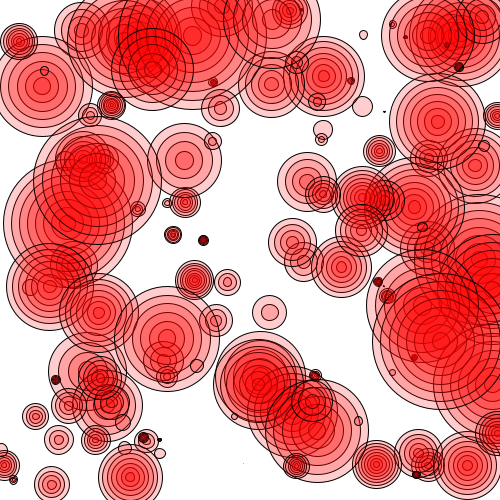
Frame 1 (no input)
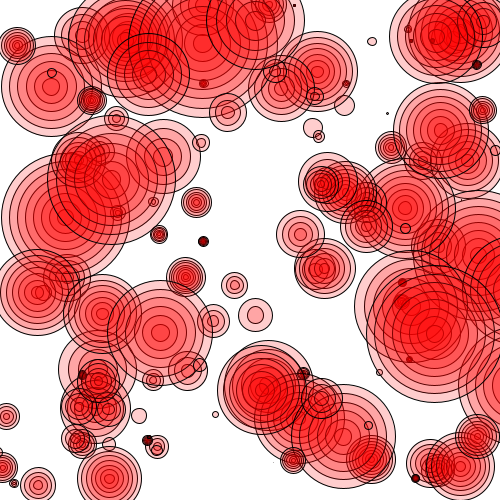
Frame 60 (the mouse pressed at the canvas centre just before this capture)
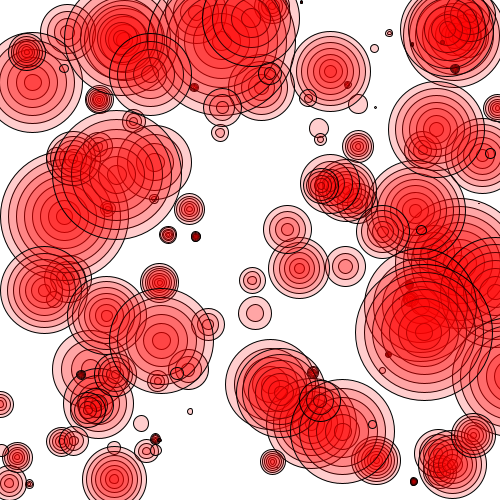
Frame 120 (the mouse held since frame 60 and released just before this capture)

The Processing sketch that drew these frames (run headless with seeded random() and noise(); from frame 60 on, the mouse is pressed at the canvas centre):

// Processing sketch: clasebasica2
// ── clasebasica2.pde
int nObjetos = 150;
Circulito misCirculos [] = new Circulito [nObjetos];

void setup() {
  size(500, 500); 
  for (int i =0; i<nObjetos; i++) {
    misCirculos[i] = new Circulito(random(width), random(height), random(20), color(255, 0, 0, 50), int(random(10)));
  }
}

void draw() {
  background(255);
  for (int i =0; i<nObjetos; i++) {
    misCirculos[i].dibuja();
    misCirculos[i].tiritaX(3);
    misCirculos[i].tiritaY(1);
  }
}

void mouseDragged() {
  for (int i =0; i<nObjetos; i++) {
    if (dist(mouseX, mouseY, misCirculos[i].posX, misCirculos[i].posY) < 20){
      misCirculos[i].col = color(10,255,240,100);
    }
  }
}

// ── Circulito.pde
class Circulito {
  //variables
  float posX;
  float posY;
  float tam;
  color col;
  int cant;

  //Constructor
  Circulito(float x, float y, float t, color c, int q) {
    posX = x;
    posY = y;
    tam = t;
    col = c;
    cant = q;
  }

  //Metodos
  void dibuja() {
    fill(col);
    for (int i = 0; i<cant; i++) {
      circle (posX, posY, tam * i);
    }
  }

  void tiritaX(float vel) {
    posX += random(-vel, vel);
  }

  void tiritaY(float vel) {
    posY += random(-vel, vel);
  }
}
